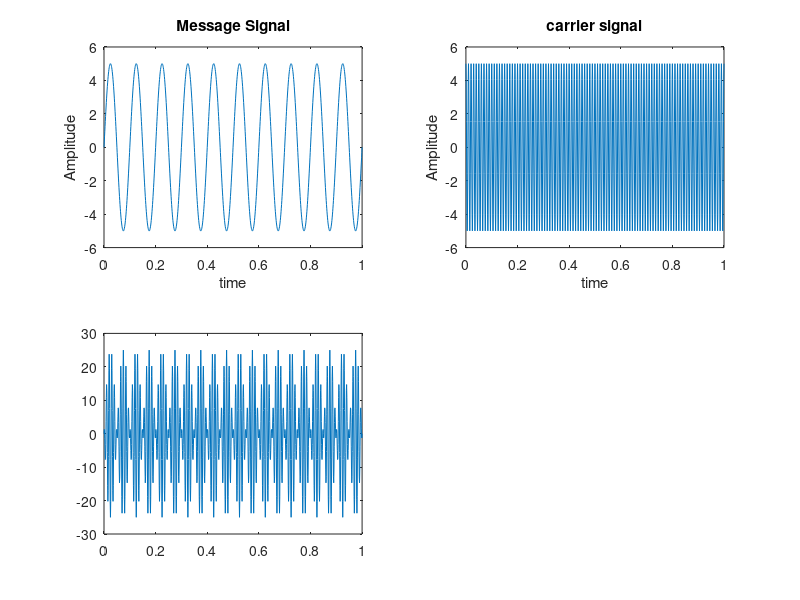

Here is the MATLAB script that generated this plot: (Note: this script raises an error after producing the figure.)
t=0:0.001:1;
Ts=0.001; 
Am=5; Ac=5; 
fm=10; fc=100; 
m=Am*sin(2*pi*fm*t); 
c=Ac*cos(2*pi*fc*t); 
figure(1);
subplot(2,2,1); plot(t,m); 
title('Message Signal'); 
xlabel('time'); 
ylabel('Amplitude'); 
subplot(2,2,2); 
plot(t,c); 
title('carrier signal'); 
xlabel('time'); 
ylabel('Amplitude'); 
u=0.6; 
x=m.*c; 
subplot(2,2,3); plot(t,x); %DSB-SC in frequency domain N=1024; XC=fft(x,N); f=(-N/2:1:((N/2)-1))*(1/(N*Ts)); figure(3);
plot(f,abs(XC)); 
title('Modulated signal in frequency'); xlabel('Time'); ylabel('Amplitude'); %demodulation d=x.*c; w=0.05; [num,dem]=butter(2,w); Y=filter(num,dem,d);